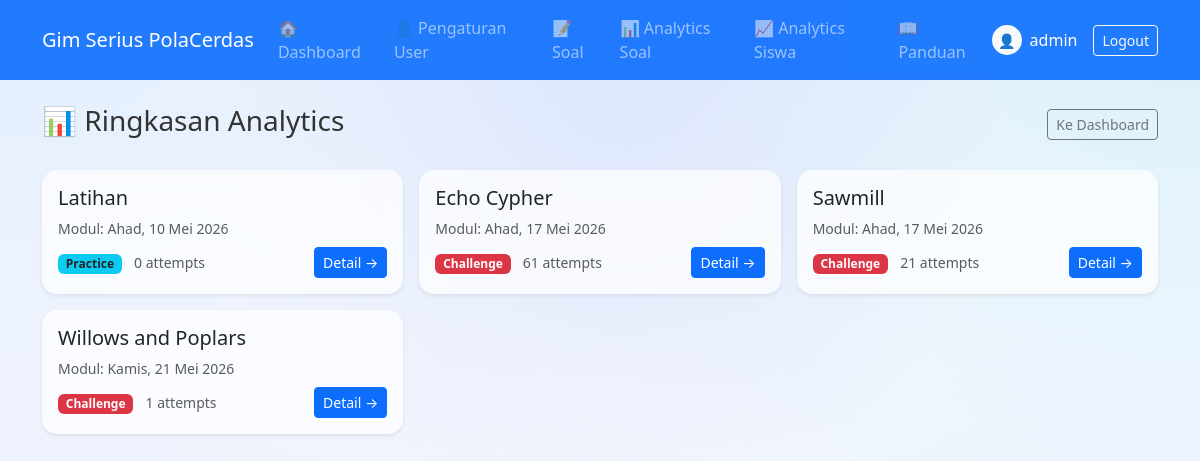
The page /guru/analytics (signed in) on the database its author committed.
### app/models.py (models this page shows)
class User(db.Model, UserMixin):
    __tablename__ = 'users'
    id           = db.Column(db.Integer, primary_key=True)
    username     = db.Column(db.String(80), unique=True, nullable=False)
    password     = db.Column(db.String(200), nullable=False)
    role         = db.Column(db.Enum(RoleEnum), nullable=False, default=RoleEnum.siswa)
    total_points = db.Column(db.Integer, default=0)
    full_name       = db.Column(db.String(100), nullable=True)
    kelas           = db.Column(db.String(20), nullable=True)
    profile_picture = db.Column(db.String(255), nullable=True)

class Stage(db.Model):
    __tablename__ = 'stages'
    id            = db.Column(db.Integer, primary_key=True)
    modul_id      = db.Column(db.Integer, db.ForeignKey('moduls.id'), nullable=False)
    title         = db.Column(db.String(100), nullable=False)
    audio_bg_url  = db.Column(db.String(255), nullable=True)
    image_url     = db.Column(db.String(255), nullable=True)
    kelas         = db.Column(db.String(10), nullable=True)
    difficulty    = db.Column(db.String(10), nullable=True)
    order_index   = db.Column(db.Integer, nullable=False, default=0)
    is_active     = db.Column(db.Boolean, default=True)
    mode          = db.Column(db.String(10), nullable=False, default=MODE_PRACTICE)  # 'practice'|'challenge'
    questions = db.relationship('Question', backref='stage', lazy=True,
                                cascade='all, delete-orphan')

class Modul(db.Model):
    __tablename__ = 'moduls'
    id          = db.Column(db.Integer, primary_key=True)
    title       = db.Column(db.String(100), nullable=False)
    order_index = db.Column(db.Integer, nullable=False, default=0)
    is_active   = db.Column(db.Boolean, default=True)
    stages      = db.relationship('Stage', backref='modul', lazy=True,
                                  order_by='Stage.order_index')

### app/routes/guru.py (the view)
@guru_bp.route('/analytics')
@login_required
@role_required('guru', 'admin')
def analytics():
    stages = Stage.query.order_by(Stage.modul_id, Stage.order_index).all()
    stats = []
    for s in stages:
        count = StageCompletion.query.filter_by(stage_id=s.id, mode=MODE_CHALLENGE).count()
        stats.append({
            'stage': s,
            'attempt_count': count
        })
    return render_template('guru/analytics_index.html', stats=stats)

### app/models.py (called while the page is built)
@login_manager.user_loader
def load_user(user_id):
    return User.query.get(int(user_id))

### app/utils.py (called while the page is built)
def role_required(*roles):
    def decorator(f):
        @wraps(f)
        def decorated_function(*args, **kwargs):
            if not current_user.is_authenticated:
                if request.is_json:
                    return jsonify({'error': 'Unauthorized'}), 401
                abort(401)
            if current_user.role.value not in roles:
                if request.is_json:
                    return jsonify({'error': 'Forbidden'}), 403
                abort(403)
            return f(*args, **kwargs)
        return decorated_function
    return decorator

### templates/guru/analytics_index.html (shortened to what this page needs)
{% extends 'base.html' %}
{% block content %}
<div class="d-flex justify-content-between align-items-center mb-4">
    <h3>📊 Ringkasan Analytics</h3>
    <a href="{{ url_for('guru.dashboard') }}" class="btn btn-outline-secondary btn-sm">Ke Dashboard</a>
</div>
<div class="row g-3">
    {% for item in stats %}
    {% set s = item.stage %}
    <div class="col-md-4">
        <div class="card h-100 shadow-sm border-0">
            <div class="card-body">
                <h5 class="card-title">{{ s.title }}</h5>
                <p class="text-muted small mb-2">Modul: {{ s.modul.title }}</p>
                <div class="d-flex justify-content-between align-items-center">
                    <div>
                        <span class="badge {{ 'bg-info text-dark' if s.mode == 'practice' else 'bg-danger' }}">
                            {{ s.mode|capitalize }}
                        </span>
                        <span class="ms-2 small text-muted">{{ item.attempt_count }} attempts</span>
                    </div>
                    <a href="{{ url_for('guru.stage_analytics', stage_id=s.id) }}" class="btn btn-primary btn-sm">Detail →</a>
                </div>
            </div>
        </div>
    </div>
    {% else %}
    <div class="col-12">
        <div class="alert alert-info text-center">Belum ada stage untuk dianalisis.</div>
    </div>
    {% endfor %}
</div>
{% endblock %}

### templates/base.html (shortened to what this page needs)
<!DOCTYPE html>
<html lang="id">
<head>
    <link href="https://cdn.jsdelivr.net/npm/bootstrap@5.3.0/dist/css/bootstrap.min.css" rel="stylesheet">
</head>
<body>
    {% if current_user.is_authenticated %}
    <nav class="navbar navbar-expand-lg navbar-dark bg-primary">
        <div class="container">
            <a class="navbar-brand" href="#">Gim Serius PolaCerdas</a>
            <div class="collapse navbar-collapse" id="navbarNav">
                <ul class="navbar-nav me-auto">
                    {% if current_user.role.value in ['siswa'] %}
                    <li class="nav-item">
                        <a class="nav-link" href="{{ url_for('siswa.dashboard') }}">🏠 Dashboard</a>
                    </li>
                    <li class="nav-item">
                        <a class="nav-link" href="{{ url_for('siswa.leaderboards') }}">🏆 Leaderboard</a>
                    </li>
                    <li class="nav-item">
                        <a class="nav-link" href="{{ url_for('siswa.analytics') }}">📊 Analytics</a>
                    </li>
                    {% elif current_user.role.value == 'admin' %}
                    <li class="nav-item">
                        <a class="nav-link" href="{{ url_for('admin.dashboard') }}">🏠 Dashboard</a>
                    </li>
                    <li class="nav-item">
                        <a class="nav-link" href="{{ url_for('admin.user_management') }}">👤 Pengaturan User</a>
                    </li>
                    <li class="nav-item">
                        <a class="nav-link" href="{{ url_for('guru.curriculum') }}">📝 Soal</a>
                    </li>
                    <li class="nav-item">
                        <a class="nav-link" href="{{ url_for('guru.analytics') }}">📊 Analytics Soal</a>
                    </li>
                    <li class="nav-item">
                        <a class="nav-link" href="{{ url_for('admin.student_analytics_index') }}">📈 Analytics Siswa</a>
                    </li>
                    {% endif %}
                    <li class="nav-item">
                        <a class="nav-link" href="{{ url_for('auth.help') }}">📖 Panduan</a>
                    </li>
                </ul>
                <div class="d-flex align-items-center">
                    <a href="{{ url_for('auth.profile') }}" class="text-white text-decoration-none me-3 d-flex align-items-center">
                        {% if current_user.profile_picture %}
                            <img src="{{ current_user.profile_picture | media_url }}" class="rounded-circle me-2" style="width: 30px; height: 30px; object-fit: cover; border: 1px solid white;">
                        {% else %}
                            <div class="rounded-circle bg-light d-inline-flex align-items-center justify-content-center me-2" style="width: 30px; height: 30px; font-size: 14px;">
                                👤
                            </div>
                        {% endif %}
                        <span>{{ current_user.full_name or current_user.username }}</span>
                    </a>
                    <a href="{{ url_for('auth.logout') }}" class="btn btn-outline-light btn-sm">Logout</a>
                </div>
            </div>
        </div>
    </nav>
    {% endif %}
    <div class="container mt-4">
        {% block content %}{% endblock %}
    </div>
</body>
</html>

### templates/base.html (style rules this page uses)
body { background-color: #f8f9fe; background-image: radial-gradient(at 0% 0%, hsla(215, 90%, 94%, 1) 0px, transparent 50%), radial-gradient(at 50% 0%, hsla(225, 80%, 92%, 1) 0px, transparent 50%), radial-gradient(at 100% 0%, hsla(200, 80%, 92%, 1) 0px, transparent 50%), radial-gradient(at 0% 100%, hsla(225, 70%, 94%, 1) 0px, transparent 50%), radial-gradient(at 100% 100%, hsla(215, 90%, 94%, 1) 0px, transparent 50%); background-attachment: fixed; min-height: 100vh; color: #333; transition: background 0.5s ease; }
.card { background: rgba(255, 255, 255, 0.7); backdrop-filter: blur(10px); -webkit-backdrop-filter: blur(10px); border: 1px solid rgba(255, 255, 255, 0.3); border-radius: 15px; transition: transform 0.3s ease; }
.navbar { background: rgba(13, 110, 253, 0.9) !important; backdrop-filter: blur(5px); }

### rows shown on the page
User: full_name+username "admin"
Stage: title "Latihan", mode "Practice"
Modul: modul "Ahad, 10 Mei 2026"
Stage: title "Echo Cypher", mode "Challenge"
Modul: modul "Ahad, 17 Mei 2026" "Ahad, 17 Mei 2026"
Stage: title "Sawmill", mode "Challenge"
Stage: title "Willows and Poplars", mode "Challenge"
Modul: modul "Kamis, 21 Mei 2026"

### other values the page prints
{{ item.attempt_count }} "0" "61" "21" "1"
